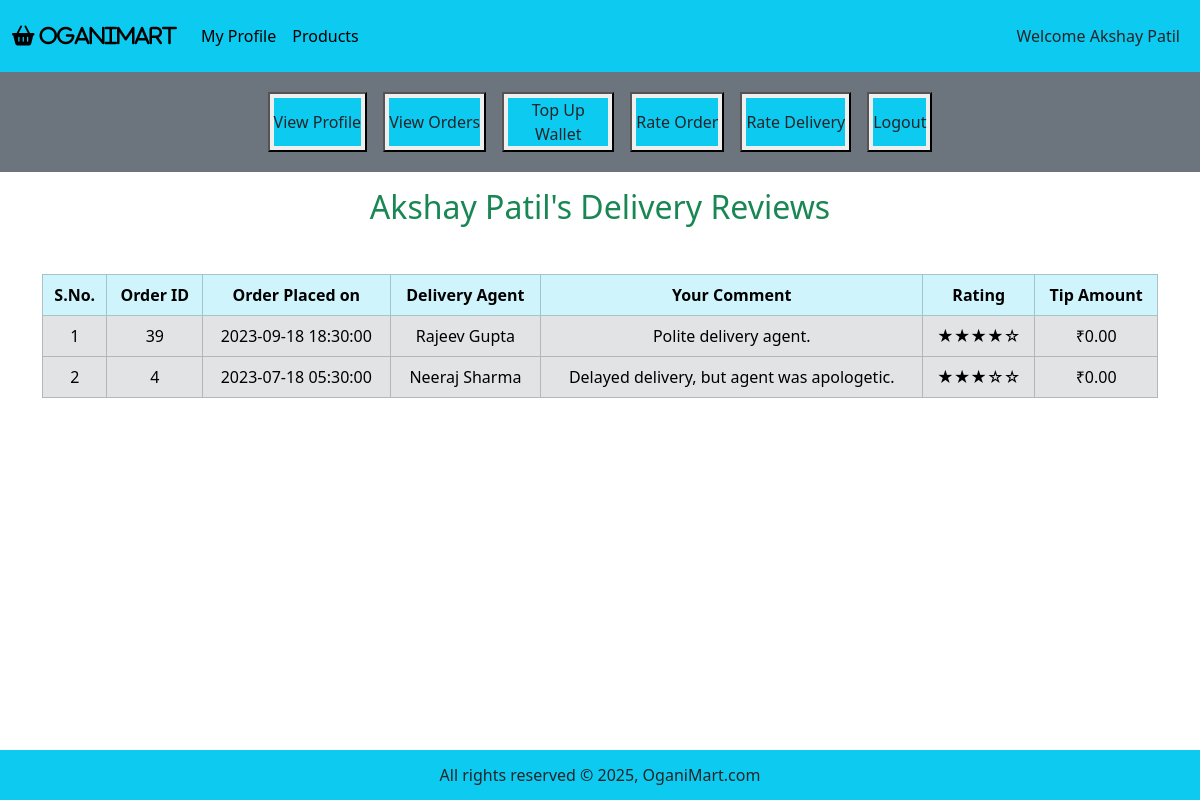
Page /customer_mode/profile_page.php?customer_id=4&rate_delivery on the committed database.
### tables this page shows
CREATE TABLE `customer` (
  `customerID` int(11) NOT NULL,
  `first_name` varchar(50) NOT NULL,
  `last_name` varchar(50) DEFAULT NULL,
  `address_street` varchar(100) NOT NULL,
  `address_city` varchar(50) NOT NULL,
  `address_state` varchar(50) NOT NULL,
  `pincode` int(11) NOT NULL,
  `phone_no` bigint(20) NOT NULL,
  `email` varchar(100) NOT NULL,
  `password` varchar(50) NOT NULL,
  `dob` date NOT NULL,
  `age` int(11) DEFAULT 0,
  `gender` varchar(10) DEFAULT NULL
);

CREATE TABLE `order` (
  `orderID` int(11) NOT NULL,
  `status` varchar(20) NOT NULL DEFAULT 'Confirmed',
  `total_price` decimal(10,2) NOT NULL,
  `time` timestamp NOT NULL DEFAULT current_timestamp(),
  `location` varchar(255) NOT NULL,
  `agentPayment` int(11) NOT NULL DEFAULT 50,
  `customerID` int(11) NOT NULL,
  `agentID` int(11) NOT NULL
);

CREATE TABLE `deliveryagent` (
  `agentID` int(11) NOT NULL,
  `first_name` varchar(50) NOT NULL,
  `last_name` varchar(50) DEFAULT NULL,
  `availabilityStatus` varchar(20) NOT NULL DEFAULT 'Offline',
  `phone_no` bigint(20) NOT NULL,
  `email` varchar(100) NOT NULL,
  `password` varchar(50) NOT NULL,
  `dob` date NOT NULL,
  `age` int(11) DEFAULT 0
);

CREATE TABLE `deliveryreview` (
  `deliveryReviewID` int(11) NOT NULL,
  `orderID` int(11) NOT NULL,
  `agentID` int(11) NOT NULL,
  `comment` text DEFAULT NULL,
  `rating` int(11) DEFAULT 5 CHECK (`rating` >= 1 and `rating` <= 5),
  `tip` decimal(10,2) DEFAULT 0.00
);

### customer_mode/profile_page.php (the view, shortened to what this page needs)
<?php
include ('../functions/common_function.php');
if (isset ($_GET['customer_id'])) {
    $cust_id = $_GET['customer_id'];
    $get_data = "SELECT * FROM customer WHERE customerID = $cust_id;";
    $result_get = mysqli_query($con, $get_data);
    $row_data = mysqli_fetch_assoc($result_get);
    $cust_id = $row_data["customerID"];
    $cust_fname = $row_data['first_name'];
    $cust_lname = $row_data['last_name'];
    if ($cust_lname === null) {
        $cust_name = $cust_fname;
    } else {
        $cust_name = $cust_fname . ' ' . $cust_lname;
    }
}
?>
<!DOCTYPE html>
<html lang="en">
<head>
    <link href="https://cdn.jsdelivr.net/npm/bootstrap@5.3.3/dist/css/bootstrap.min.css" rel="stylesheet"
>
    <link rel="stylesheet" href="https://cdnjs.cloudflare.com/ajax/libs/font-awesome/6.5.1/css/all.min.css"
 />
    <link rel="stylesheet" href="../style.css">
</head>
<body>
    <div class="container-fluid p-0">
        <nav class="navbar navbar-expand-lg bg-info">
            <div class="container-fluid">
                <a class="navbar-brand" href="#"><i class="fa fa-shopping-basket" aria-hidden="true"> OganiMart</i></a>
                <div class="collapse navbar-collapse" id="navbarSupportedContent">
                    <ul class="navbar-nav me-auto mb-2 mb-lg-0">
                        <li class="nav-item">
                            <a class="nav-link active" aria-current="page"
                                href='profile_page.php?customer_id=<?php echo "$cust_id"; ?>'>My Profile</a>
                        </li>
                        <li class="nav-item">
                            <a class="nav-link active"
                                href='index.php?customer_id=<?php echo "$cust_id"; ?>'>Products</a>
                        </li>
                </div>
                <nav class="navbar navbar-expand-lg">
                    <ul class="navbar-nav">
                        <li class="nav-item">
                            <a href="" class="nav-link text-dark">Welcome
                                <?php echo "$cust_name"; ?>
                            </a>
                        </li>
                    </ul>
                </nav>
            </div>
        </nav>
        <div class="row">
            <div class="col-md-12 bg-secondary p-1 align-items-center">
                <div class="button text-center">
                    <button class="my-3 mx-2"><a
                            href="profile_page.php?customer_id=<?php echo "$cust_id"; ?>&view_profile"
                            class="nav-link text-dark bg-info my-1 mx-1">View Profile</a></button>
                    <button class="my-3 mx-2"><a
                            href="profile_page.php?customer_id=<?php echo "$cust_id"; ?>&view_orders"
                            class="nav-link text-dark bg-info my-1 mx-1">View Orders</a></button>
                    <button class="my-3 mx-2"><a href="profile_page.php?customer_id=<?php echo "$cust_id"; ?>&top_up"
                            class="nav-link text-dark bg-info my-1 mx-1">Top Up Wallet</a></button>
                    <button class="my-3 mx-2"><a href="profile_page.php?customer_id=<?php echo "$cust_id"; ?>&rate_order"
                            class="nav-link text-dark bg-info my-1 mx-1">Rate Order</a></button>
                    <button class="my-3 mx-2"><a href="profile_page.php?customer_id=<?php echo "$cust_id"; ?>&rate_delivery"
                            class="nav-link text-dark bg-info my-1 mx-1">Rate Delivery</a></button>
                    <button class="my-3 mx-2"><a href="../start.php"
                            class="nav-link text-dark bg-info my-1 mx-1">Logout</a></button>
                </div>
            </div>
        </div>
        <div class="container my-3">
            <?php
            if (isset ($_GET['rate_delivery'])) {
                include ('rate_delivery.php');
            }
            ?>
        </div>
        <?php
        include ("../includes/footer.php");
        ?>
    </div>
</body>
</html>

### customer_mode/rate_delivery.php (shortened to what this page needs)
<?php
$fetch_orders = "SELECT * FROM `order` WHERE customerID = $cust_id AND status = 'Delivered' ORDER BY orderID DESC;";
$result_fetch = mysqli_query($con, $fetch_orders);
$num_of_rows = mysqli_num_rows($result_fetch);
if ($num_of_rows == 0) {
    echo "<h2 class='text-center text-danger'> No orders have been delivered to you yet! </h2>";
} else {
    ?>
    <h2 class="text-center text-success">
        <?php echo "$cust_name's Delivery Reviews"; ?>
    </h2>
    <table class="table table-bordered mt-5">
        <thead class="table-info text-center text-white">
            <tr>
                <th>S.No.</th>
                <th>Order ID</th>
                <th>Order Placed on</th>
                <th>Delivery Agent</th>
                <th>Your Comment</th>
                <th>Rating</th>
                <th>Tip Amount</th>
            </tr>
        </thead>
        <tbody class="table-secondary text-white">
            <?php
            $number = 0;
            while ($fetch_row = mysqli_fetch_assoc($result_fetch)) {
                $order_id = $fetch_row["orderID"];
                $order_time = $fetch_row["time"];
                $order_agentID = $fetch_row["agentID"];
                $number++;
                $isReview = "Yes";
                $search_review = "SELECT * FROM DeliveryReview WHERE orderID = '$order_id' AND agentID = '$order_agentID';";
                $result_review = mysqli_query($con, $search_review);
                $num_of_rows = mysqli_num_rows($result_review);
                if ($num_of_rows == 0) {
                    $isReview = "No";
                } else {
                    $row_review = mysqli_fetch_assoc($result_review);
                    $comment = $row_review['comment'];
                    $rating = $row_review['rating'];
                    $tip = $row_review['tip'];
                }
                ?>
                <tr class='text-center align-middle'>
                    <?php if ($isReview == "Yes") { ?>
                        <td>
                            <?php echo "$number"; ?>
                        </td>
                        <td>
                            <?php echo "$order_id"; ?>
                        </td>
                        <td>
                            <?php echo "$order_time"; ?>
                        </td>
                        <td>
                            <?php
                            $get_agent = "SELECT * FROM deliveryAgent WHERE agentID = $order_agentID;";
                            $result_get = mysqli_query($con, $get_agent);
                            $row_agent = mysqli_fetch_assoc($result_get);
                            $agent_fname = $row_agent['first_name'];
                            $agent_lname = $row_agent['last_name'];
                            if ($agent_lname === null) {
                                $agent_name = $agent_fname;
                            } else {
                                $agent_name = $agent_fname . ' ' . $agent_lname;
                            }
                            echo "$agent_name";
                            ?>
                        </td>
                        <td>
                            <?php echo "$comment"; ?>
                        </td>
                        <td>
                            <?php
                            $stars = '';
                            $filledStars = intval($rating);
                            $emptyStars = 5 - $filledStars;
                            for ($i = 0; $i < $filledStars; $i++) {
                                $stars .= '★';
                            }
                            for ($i = 0; $i < $emptyStars; $i++) {
                                $stars .= '☆';
                            }
                            echo "$stars";
                            ?>
                        </td>
                        <td>
                            <?php echo "₹$tip"; ?>
                        </td>
                    <?php }
                    ?>
                </tr>
                <?php
            }
            ?>
        </tbody>
    </table>
    <?php
}
?>

### style.css (style rules this page uses)
* { margin: 0; padding: 0; box-sizing: border-box; }

### customer_mode/profile_page.php (style rules this page uses)
body { overflow-x: hidden; }
.button { display: flex; justify-content: center; }
.button .nav-link { white-space: normal; max-width: 100px; min-height: 48px; text-align: center; display: flex; align-items: center; margin: 10px; }

### includes/footer.php (style rules this page uses)
body { margin: 0; padding: 0; min-height: 100vh; position: relative; }

### rows in the picture
customer: cust_name "Akshay Patil"
order: orderID "39", time "2023-09-18 18:30:00", agentID.last_name "Rajeev Gupta", deliveryreview.comment "Polite delivery agent.", stars "★★★★☆", deliveryreview.tip "0.00"
order: orderID "4", time "2023-07-18 05:30:00", agentID.last_name "Neeraj Sharma", deliveryreview.comment "Delayed delivery, but agent was apologetic.", stars "★★★☆☆", deliveryreview.tip "0.00"
